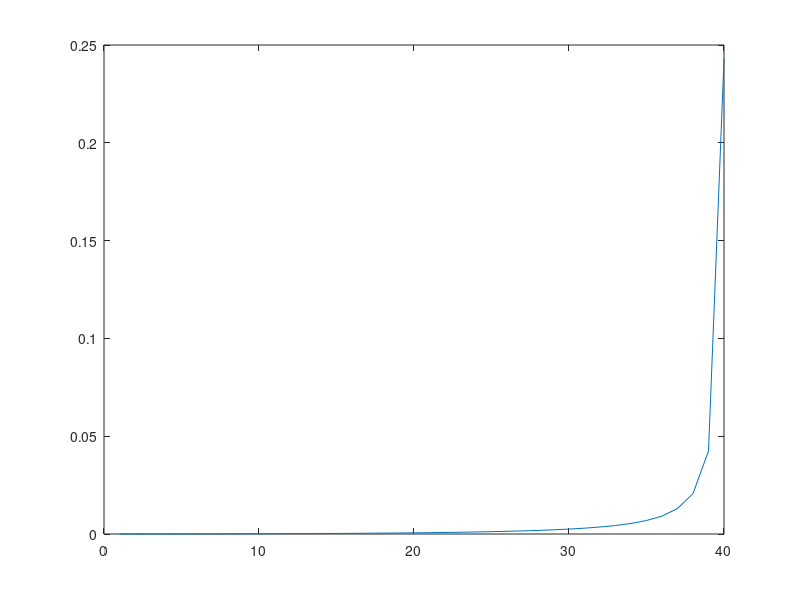

Reproduce this figure in MATLAB.
n = 40;
C = zeros(n,n);
for k  = 1:n
    for i = 1:n
        C(k,i) = 0.5 * (sin((k-i+0.5)*pi)/(k-i+0.5) - sin((k+i-0.5)*pi)/(k+i-0.5));
    end
end

Err = zeros(n,1);
x = 0:pi/10000:pi;

for k = 1:n
    Approx = zeros(1,10001);
    for i = 1:n
        Approx = Approx + C(k,i)*sin((i-0.5)*x)*2 / pi;
    end
    EV = sin(k*x) - Approx;
    Err(k) = sum(EV.*EV)/10000;
end

figure
plot(Err)
%xlabel('k')
%ylabel('Error magnitude')